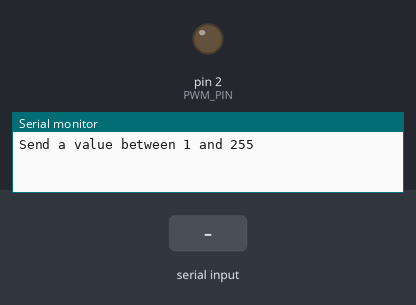
The sketch below on a simulated Arduino Uno, built with avr-gcc and run on an emulated ATmega328P. Parts: output pins drawn as LEDs (lit = HIGH), the last lines printed to the serial monitor. Inputs (shaded band) come from the test bench.

Above: at 1.2 s.
1.3 s: "30,150\n" received over Serial
At 3.9 s:
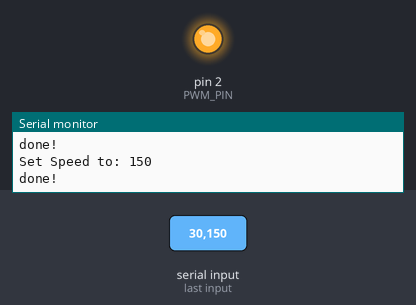
6.8 s: "200\n" received over Serial
At 12.5 s:
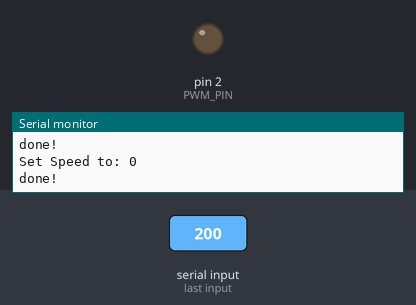
Timing chart, 0 to 14.0 s (numbered marks = the images above; inputs shaded):
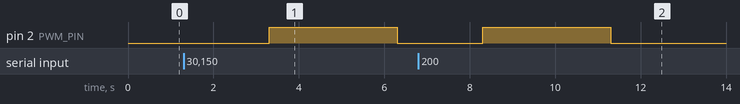

Measured:
- after the input at 1.3 s, pin 2 (PWM_PIN): LOW → HIGH after 2.0 s, → LOW 3.0 s later
- after the input at 6.8 s, pin 2 (PWM_PIN): LOW → HIGH after 1.5 s, → LOW 3.0 s later

The sketch:

PWM_output.ino
```cpp
int PWM_PIN = 2;
int pwmval;

void setup() {
  Serial.begin(9600);
  pinMode(PWM_PIN,OUTPUT);
  Serial.println("Send a value between 1 and 255");
}

void loop() {
  if (Serial.available() >0) {
      pwmval =  Serial.parseInt();
      Serial.print("Set Speed to: ");
      Serial.println(pwmval);
      analogWrite(PWM_PIN, pwmval);
      Serial.println("done!");
      delay(2000);
  }
}
```
